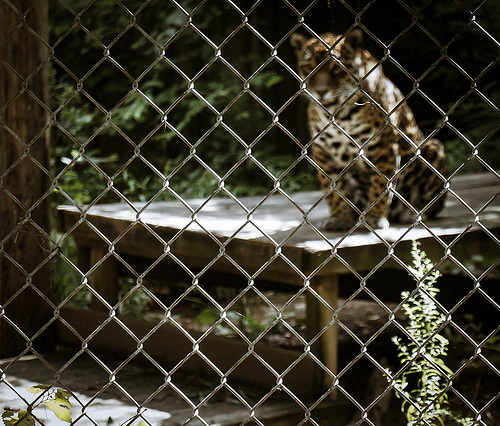
//> input picture images_pool/ILSVRC2013_val_00000001.jpg, 500 x 426 px
$ ./shape_hog ../../images_pool/ILSVRC2013_val_00000001.jpg   (built with g++ and OpenCV 4)
//> lines starting //> are read from the running program, lines starting //| are printed output that depends on the picture
#include <opencv2/core/core.hpp>
#include <opencv2/highgui/highgui.hpp>
#include <opencv2/imgproc/imgproc.hpp>
#include <iostream>
#include <string.h>
#include <stdio.h>
#include <time.h>
#include <math.h>
#include <algorithm>
#include <queue>
using namespace cv;
using namespace std;

#define PI 3.14159265
#define nbins 9
#define nH 4 //divide height to nH parts
#define nW 3 //fivide weight to nW parts
#define nC 2 //Block:nC*nC parts
#define nB 6 //nB Blocks,(nH -(nC-1)) * (nW -(nC-1))

typedef unsigned int uint;

//feature
double feature[nB * nbins];

//calc HOG feature
void calcHOGFeature(uchar gray[], double hist[], int row, int col)
{
    //init
    memset(hist, 0, nB * nbins * sizeof(double));
    int size = row * col;
    double *dg = new double[size];
    for (int i = 0; i < size; i++)
        *(dg+i) = (double)*(gray+i);
    Mat src(row, col, CV_64F, dg);
    // [9 lines of commented-out code are left out]
    double kx[3] = {-1,0,1};
    double ky[3] = {-1,0,1};
    Mat kerx(1,3,CV_64F,kx);
    Mat kery(3,1,CV_64F,ky);

    //set conv params
    Point anchor = Point(-1,-1);
    double delta = 0;
    int ddepth= -1;

    Mat Gx, Gy;
    filter2D(src, Gx, ddepth , kerx, anchor, delta, BORDER_DEFAULT );
    filter2D(src, Gy, ddepth , kery, anchor, delta, BORDER_DEFAULT );

    //calc feature（weight oriented histogram）
    //double threshold = 12.0;
    double histtmp[nH][nW][nbins];
    memset(histtmp, 0,nH*nW*nbins*sizeof(double));
    int Hstep = row / nH;
    row = Hstep * nH;
    int Wstep = col / nW;
    col = Wstep * nW;
    for (int i = 0; i < row; i++)
    {
        double *pY = Gy.ptr<double>(i);
        double *pX = Gx.ptr<double>(i);
        for (int j = 0; j < col; j++)
        {
            double ty = *(pY+j);
            double tx = *(pX+j);
            int tmp;
            double theta = atan(ty/tx) * 180.0 / PI + 180.0;
            tmp = (int)theta / (180 / nbins);
            tmp %= nbins;
            histtmp[i/Hstep][j/Wstep][tmp]+=sqrt(ty*ty+tx*tx);

        }
    }

    //merge Block
    for (int i = 0; i < nH-(nC-1); i++)
    {
        for (int j = 0; j < nW-(nC-1); j++)
        {
            int iB = i * (nW-(nC-1)) + j;
            for (int cr = 0; cr < nC-1; cr++)
            {
                for (int cc = 0; cc < nC-1; cc++)
                {
                    //double sum = 0;
                    for (int k = 0; k < nbins; k++)
                        hist[iB * nbins +k]=histtmp[i+cr][j+cc][k];
                    //for (int k = 0; k < nbins; k++)
                    //    hist[iB * nbins +k] = histtmp[i+cr][j+cc][k] / sum ;
                }
            }

        }
    }

    //delete [] dg; dg = 0;
}

//calc feature shape hog
void calc_feature_shape_hog(uchar gray[], int row, int col)
{
    double hist[nB * nbins];
    double size = (double)row * (double)col;
    calcHOGFeature(gray, hist, row, col);
    for (int i = 0; i < nB * nbins; i++)
        feature[i] = hist[i] / size;
}

void print_feature()
{
    for (int i = 0; i < nB * nbins; i++)
    {
        printf("%lf ", feature[i]);
    }
    printf("\n");
}

void check(int argc, char** argv, char *name)
{
    if (argc < 2)
    {
        printf("ERROR!\n");
        printf("Usage: %s path_of_a_image\n", name);
        exit(-1);
    }

    if (-1 == access(argv[1], R_OK | F_OK) )
    {
        printf("ERROR!\n");
        printf("The file is not exist or can't be read!\n");
        exit(-1);
    }
}

int main(int argc, char** argv)
{
    char *name = "shape_hog";

    check(argc, argv, name);

    char *path = argv[1];

    //read img
    Mat image;
    //image = imread(path, CV_LOAD_IMAGE_COLOR);
    image = imread(path, CV_LOAD_IMAGE_GRAYSCALE);
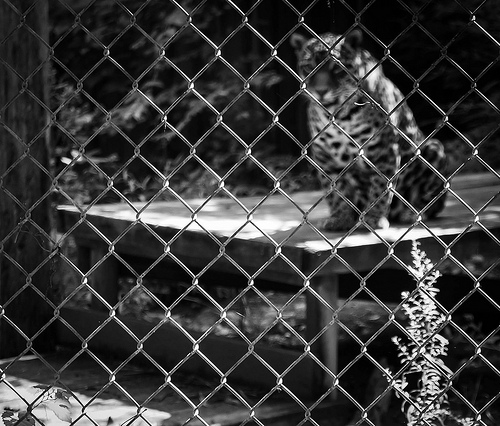
//> image: 426 rows x 500 cols, CV_8UC1; min 0, max 255, mean 57.1

    if( !image.data )
    {
        printf("ERROR!\n");
        printf("Can't read the file or it's not a image.\n");
        exit(-1);
    }

	//init
	memset(feature, 0, nB * nbins * sizeof(double));
	uchar *gray = image.ptr<uchar>(0);

	int row = image.rows;
//> row = 426
	int col = image.cols;
//> col = 500

	calc_feature_shape_hog(gray, row, col);
//> in calcHOGFeature, `filter2D(src, Gx, ddepth , kerx, anchor, delta, BORDER_DEFAULT );`:
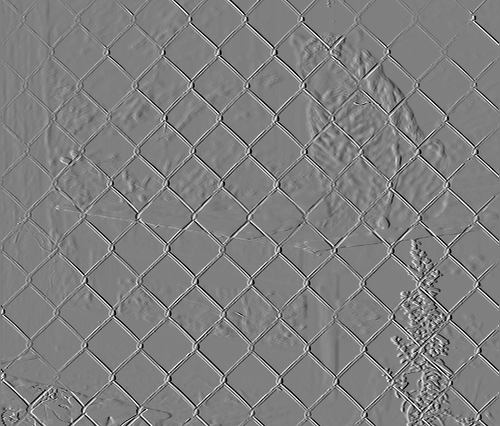
//> Gx: 426 rows x 500 cols, CV_64FC1; min -255, max 255, mean -0.1; drawn with min black and max white
//> in calcHOGFeature, `filter2D(src, Gy, ddepth , kery, anchor, delta, BORDER_DEFAULT );`:
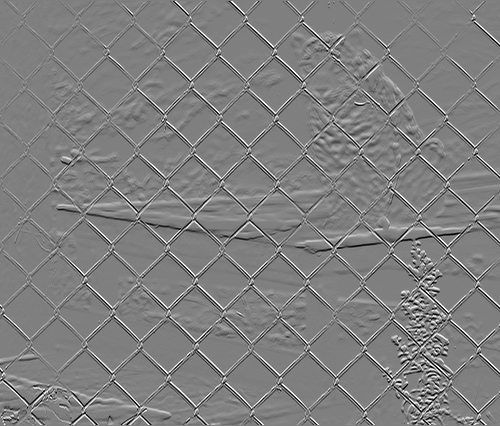
//> Gy: 426 rows x 500 cols, CV_64FC1; min -255, max 255, mean 0.3; drawn with min black and max white
//> in calc_feature_shape_hog, `calcHOGFeature(gray, hist, row, col);`: hist = 54 values, max 270822.4 at index 15, min 16049.6 at index 4, mean 67902

	//print
	print_feature();
//> the loop in print_feature, `for (int i = 0; i < nB * nbins; i++)` made 54 passes
//| 0.135479 0.175797 0.325070 0.117950 0.075350 0.085209 0.382898 0.169161
//> (output is shown up to pass 8 of 54)

	return 0;
}

$ run again, on images_pool/ILSVRC2013_val_00000003.jpg
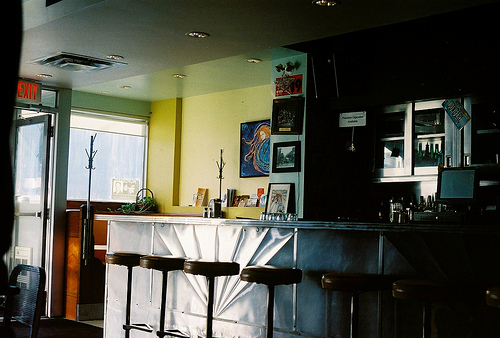
//> input picture images_pool/ILSVRC2013_val_00000003.jpg, 500 x 338 px
//> `image = imread(path, CV_LOAD_IMAGE_GRAYSCALE);`:
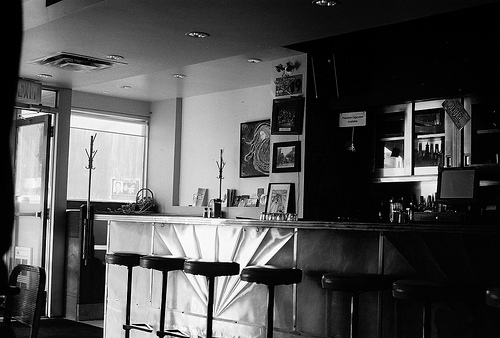
//> image: 338 rows x 500 cols, CV_8UC1; min 0, max 255, mean 79.7
//> in calcHOGFeature, `filter2D(src, Gy, ddepth , kery, anchor, delta, BORDER_DEFAULT );`:
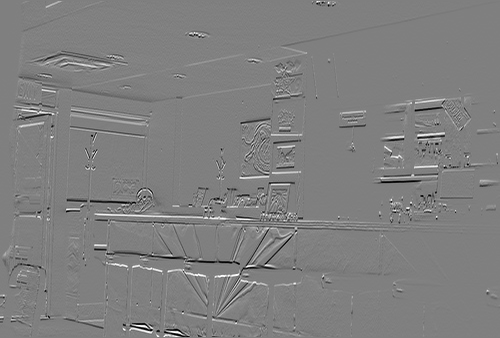
//> Gy: 338 rows x 500 cols, CV_64FC1; min -255, max 255, mean 0.2; drawn with min black and max white
//> hist = 54 values, max 214810.5 at index 36, min 9518.8 at index 1, mean 39699.7
//> the loop in print_feature, `for (int i = 0; i < nB * nbins; i++)` made 54 passes
//| 0.159204 0.056324 0.115007 0.150806 0.182930
//> (output is shown up to pass 5 of 54)

$ run again, on images_pool/ILSVRC2013_val_00000005.jpg
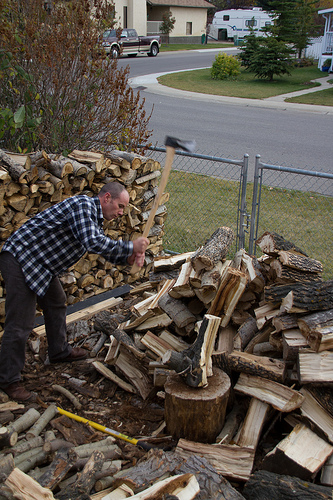
//> input picture images_pool/ILSVRC2013_val_00000005.jpg, 333 x 500 px
//> `image = imread(path, CV_LOAD_IMAGE_GRAYSCALE);`:
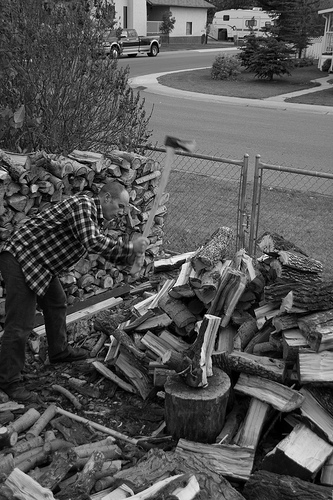
//> image: 500 rows x 333 cols, CV_8UC1; min 0, max 255, mean 85.3
//> in calcHOGFeature, `filter2D(src, Gy, ddepth , kery, anchor, delta, BORDER_DEFAULT );`:
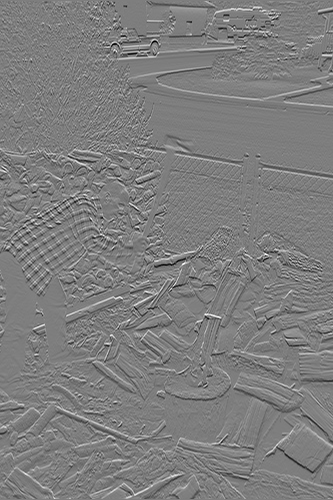
//> Gy: 500 rows x 333 cols, CV_64FC1; min -245, max 250, mean 0.1; drawn with min black and max white
//> hist = 54 values, max 110115.9 at index 13, min 25059.8 at index 16, mean 61129.8
//> the loop in print_feature, `for (int i = 0; i < nB * nbins; i++)` made 54 passes
//| 0.366279 0.376331 0.344318 0.270953 0.268730
//> (output is shown up to pass 5 of 54)
